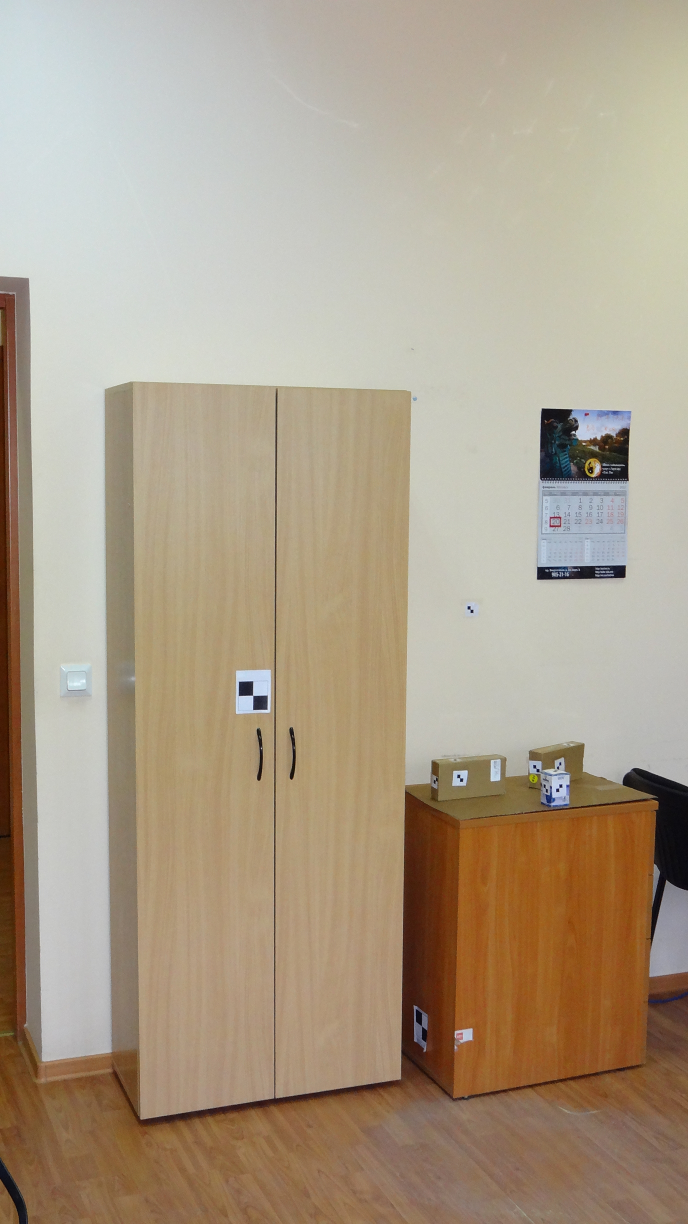
#> input picture DSC02694.JPG, 2752 x 4896 px (shown at 1/4 size)
$ jupyter execute --allow-errors Zanin_lr_3_blok_1.ipynb   (older library calls are emulated)
#> lines starting #> are read from the running program, lines starting #| are printed output that depends on the picture
Устанавливаем зависимости

[cell 1]
import cv2
import numpy as np
import matplotlib.pyplot as plt

Функция преобразований

[cell 2]
def build(numDisparities, blockSize):
#> called with numDisparities = 16, blockSize = 5
  img_l = cv2.imread('DSC02692.JPG', 2)
  img_r = cv2.imread('DSC02694.JPG', 2)
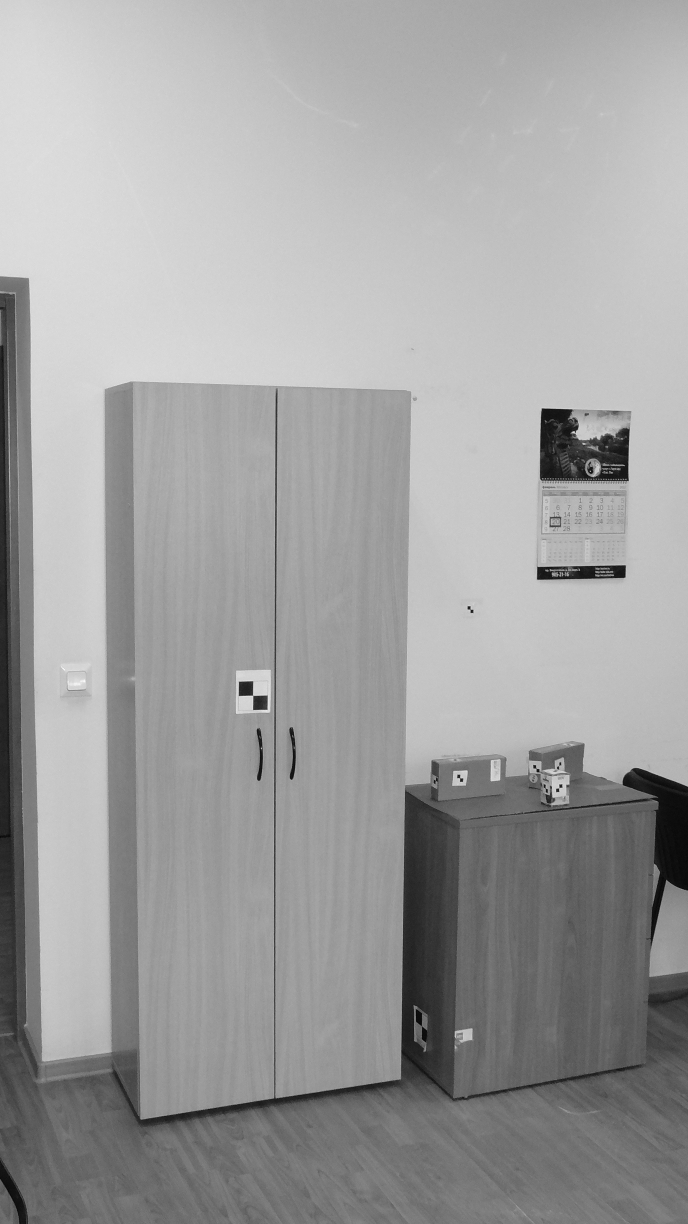
#> img_r: shape (4896, 2752) (shown at 1/4 size); min 0, max 255, mean 159.7

  calibration_data = np.load('calibration.npz')
  mtx = calibration_data['mtx'] # матрица камеры
  dist = calibration_data['dist'] # коэффициенты дисторсии

  # Для нового изображения узнаём размеры
  h, w = img_r.shape[:2]
  newcameramtx, roi = cv2.getOptimalNewCameraMatrix(mtx, dist, (w,h), 1, (w,h))

  # создание отображающих матриц
  mapx1_1, mapy2_1 = cv2.initUndistortRectifyMap(mtx, dist, None, newcameramtx, (w, h), cv2.CV_32FC1)
  mapx1_2, mapy2_2 = cv2.initUndistortRectifyMap(mtx, dist, None, newcameramtx, (w, h), cv2.CV_32FC1)
  dst_one = cv2.remap(img_l, mapx1_1, mapy2_1, cv2.INTER_LINEAR)
  dst_two = cv2.remap(img_r, mapx1_2, mapy2_2, cv2.INTER_LINEAR)

  # создание объекта алгоритма StereoBM
  stereo = cv2.StereoBM_create(numDisparities=numDisparities, blockSize=blockSize)
  disparity = stereo.compute(dst_one, dst_two)  # вычисление карты диспаритета
  disparity_normalized = cv2.normalize(disparity, None, alpha=0, beta=255, norm_type=cv2.NORM_MINMAX, dtype=cv2.CV_8U) # нормализация карты диспаритета

  # изменение размера изображения
  resized_img = cv2.resize(disparity_normalized, (800, 900))
  # построим
  plt.imshow(resized_img)

numDisparities определяет максимальное значение диспаритета (disparity range), то есть максимальное значение разности координат для соответствующих точек на левом и правом изображениях. Чем больше значение numDisparities, тем больше глубина, которую можно измерить, но это также означает, что время вычисления увеличивается.

blockSize определяет размер блока (размер окна), используемый для вычисления корреляции между соответствующими пикселями на левом и правом изображениях. Чем больше значение blockSize, тем более грубым становится вычисление, но это также может помочь избежать ошибок измерения глубины в сложных сценах.

#> (a cell that did not finish here is left out)

#> (a cell that did not finish here is left out)


#> (a cell that did not finish here is left out)


#> (a cell that did not finish here is left out)
